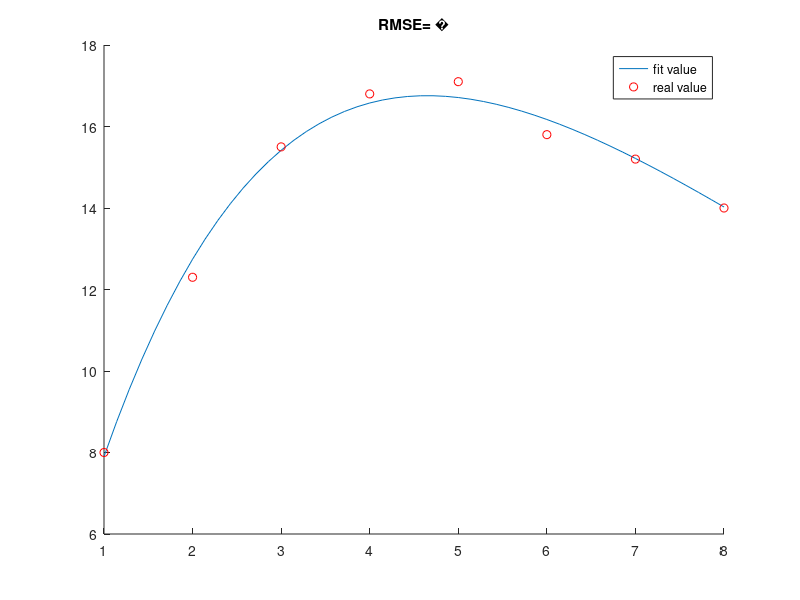

Source code (MATLAB):
%Input the data.
t=[1:8]';
y=[8.0 12.3 15.5 16.8 17.1 15.8 15.2 14.0];
c = [4; 1];   % The initial value of c1 and c2

%Define the functions f = c1*t*exp(c2*t).
f = @(c) c(1).*t.*exp(c(2).*t);
% Define a function of the jac of the residue r(c) = y' - f(c)
J = @(c) [-t.*exp(c(2).*t), -c(1).*(t.^2).*exp(c(2).*t)];
r = @(c) y' - f(c); %Residue
for i = 1:30                    % Apply Gauss_Newton Method.
    A = J(c);                   % A = Dr(x^k).
    v = (A' * A) \ (-A' * r(c)); % (A' * A) * v^k = -A' * r(x^k).
    c = c + v;                  % c^(k+1) = c^k + v^k.
end
%Get the coefficient of c1 and c2 and find the RMSE
c1 = c(1)
c2 = c(2)
RMSE = norm(r(c),2)./sqrt(length(r(c))); %By definition
%Plot them!
tfit = [linspace(1,8,50)]';
yfit = c(1).*tfit.*exp(c(2).*tfit);
hold on
plot(tfit,yfit)
plot(t,y,'ro')
str = ['RMSE= ',RMSE];
title(str)
legend('fit value','real value')